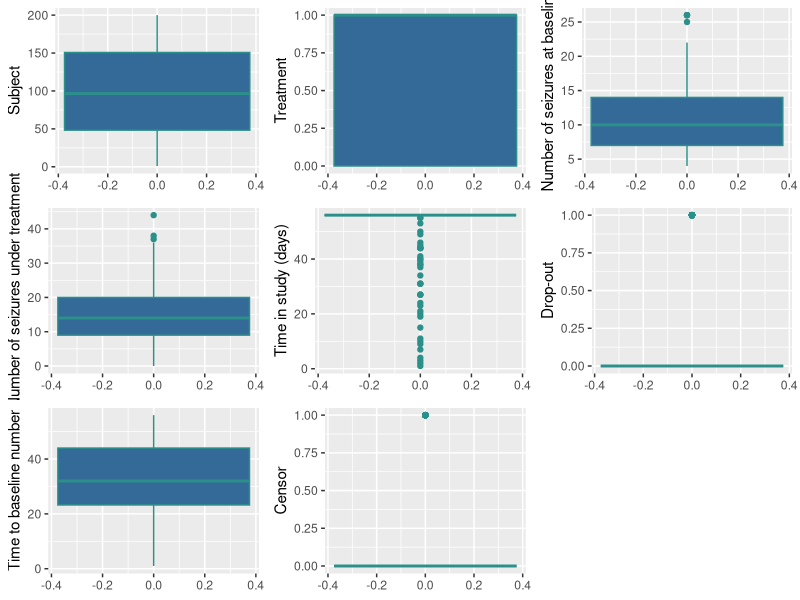
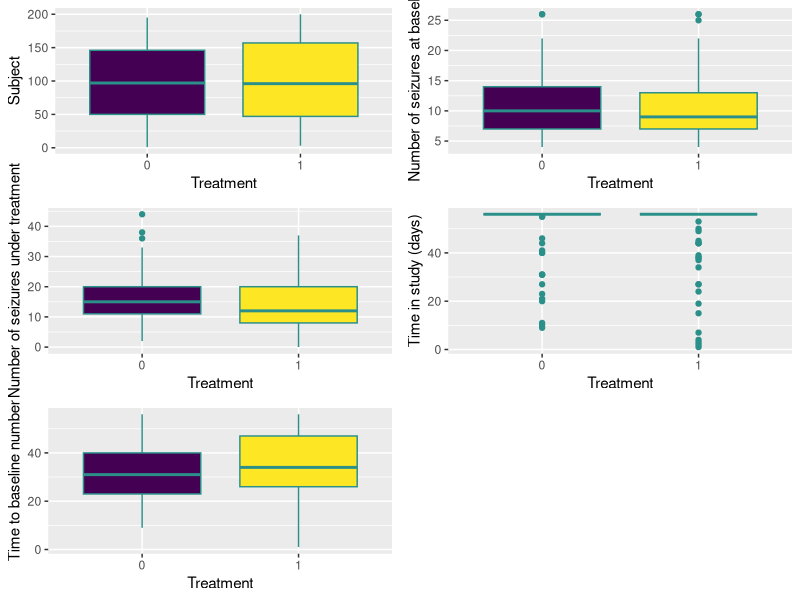
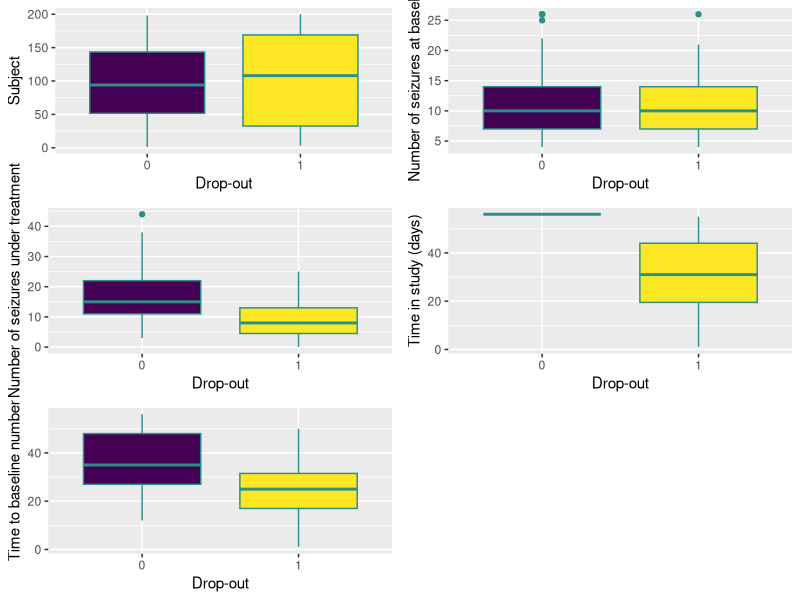
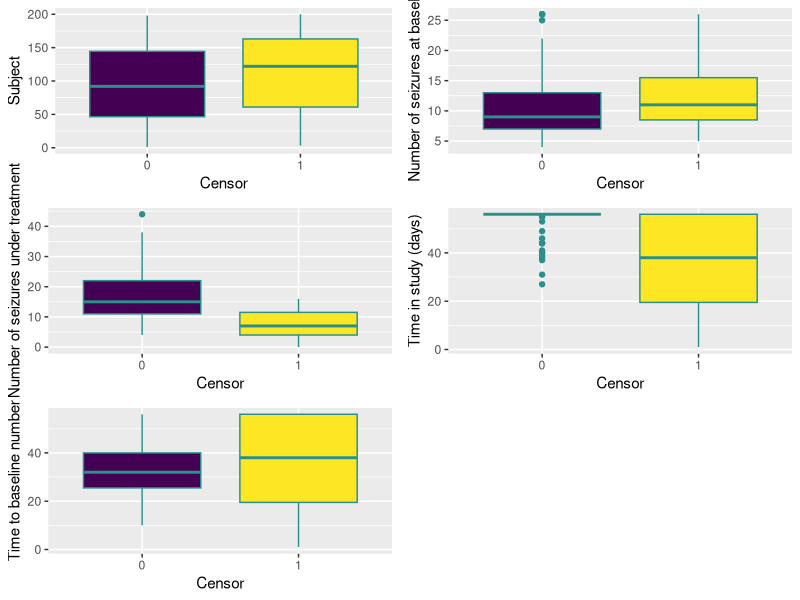

R code for these plots, in order:
#### Epilepsy ####
# Packages
library(tidyverse)
library(gridExtra)

# Data
epilepsy <- read.csv(file = "epilepsy.csv", sep = ";")
epilepsy <- rename(
  .data = epilepsy, 
  seizures_baseline = number.of.seizures.at.baseline, 
  seizures_treatment = number.of.seizures.under.treatment, 
  time_study = time.in.study..days., 
  dropout = drop.out, 
  time_baseline = time.to.baseline.number
)
summary(object = epilepsy)

# Boxplots
## Subject
boxplot_subject <- ggplot(data = epilepsy) + 
  geom_boxplot(mapping = aes(y = subject, colour = 1, fill = 2)) + 
  scale_colour_viridis_c() + 
  guides(colour = FALSE, fill = FALSE) + 
  ylab(label = "Subject")
## Treatment
boxplot_treatment <- ggplot(data = epilepsy) + 
  geom_boxplot(mapping = aes(y = treatment, colour = 1, fill = 2)) + 
  scale_colour_viridis_c() + 
  guides(colour = FALSE, fill = FALSE) + 
  ylab(label = "Treatment")
## Number of seizures at baseline
boxplot_seizures_baseline <- ggplot(data = epilepsy) + 
  geom_boxplot(mapping = aes(y = seizures_baseline, colour = 1, fill = 2)) + 
  scale_colour_viridis_c() + 
  guides(colour = FALSE, fill = FALSE) + 
  ylab(label = "Number of seizures at baseline")
## Number of seizures under treatment
boxplot_seizures_treatment <- ggplot(data = epilepsy) + 
  geom_boxplot(mapping = aes(y = seizures_treatment, colour = 1, fill = 2)) + 
  scale_colour_viridis_c() + 
  guides(colour = FALSE, fill = FALSE) + 
  ylab(label = "Number of seizures under treatment")
## Time in study (days)
boxplot_time_study <- ggplot(data = epilepsy) + 
  geom_boxplot(mapping = aes(y = time_study, colour = 1, fill = 2)) + 
  scale_colour_viridis_c() + 
  guides(colour = FALSE, fill = FALSE) + 
  ylab(label = "Time in study (days)")
## Drop-out
boxplot_dropout <- ggplot(data = epilepsy) + 
  geom_boxplot(mapping = aes(y = dropout, colour = 1, fill = 2)) + 
  scale_colour_viridis_c() + 
  guides(colour = FALSE, fill = FALSE) + 
  ylab(label = "Drop-out")
## Time to baseline number
boxplot_time_baseline <- ggplot(data = epilepsy) + 
  geom_boxplot(mapping = aes(y = time_baseline, colour = 1, fill = 2)) + 
  scale_colour_viridis_c() + 
  guides(colour = FALSE, fill = FALSE) + 
  ylab(label = "Time to baseline number")
## Censor
boxplot_censor <- ggplot(data = epilepsy) + 
  geom_boxplot(mapping = aes(y = censor, colour = 1, fill = 2)) + 
  scale_colour_viridis_c() + 
  guides(colour = FALSE, fill = FALSE) + 
  ylab(label = "Censor")
## Execution
grid.arrange(boxplot_subject, boxplot_treatment, boxplot_seizures_baseline, 
             boxplot_seizures_treatment, boxplot_time_study, boxplot_dropout, 
             boxplot_time_baseline, boxplot_censor)

# Dummy variables as factors
epilepsy$treatment <- as.factor(epilepsy$treatment)
epilepsy$dropout <- as.factor(epilepsy$dropout)
epilepsy$censor <- as.factor(epilepsy$censor)
summary(object = epilepsy)

# Boxplots grouped by treatment
## Subject
boxplot_treatment_subject <- ggplot(data = epilepsy) + 
  geom_boxplot(mapping = aes(x = treatment, y = subject, colour = 1, 
                             fill = treatment)) + 
  scale_colour_viridis_d(aesthetics = "fill") + 
  scale_colour_viridis_c(aesthetics = "colour") +
  guides(colour = FALSE, fill = FALSE) + 
  ylab(label = "Subject") + 
  xlab(label = "Treatment")
## Number of seizures at baseline
boxplot_treatment_seizures_baseline <- ggplot(data = epilepsy) + 
  geom_boxplot(mapping = aes(x = treatment, y = seizures_baseline, colour = 1, 
                             fill = treatment)) + 
  scale_colour_viridis_d(aesthetics = "fill") + 
  scale_colour_viridis_c(aesthetics = "colour") +
  guides(colour = FALSE, fill = FALSE) + 
  ylab(label = "Number of seizures at baseline") + 
  xlab(label = "Treatment")
## Number of seizures under treatment
boxplot_treatment_seizures_treatment <- ggplot(data = epilepsy) + 
  geom_boxplot(mapping = aes(x = treatment, y = seizures_treatment, colour = 1, 
                             fill = treatment)) + 
  scale_colour_viridis_d(aesthetics = "fill") + 
  scale_colour_viridis_c(aesthetics = "colour") +
  guides(colour = FALSE, fill = FALSE) + 
  ylab(label = "Number of seizures under treatment") + 
  xlab(label = "Treatment")
## Time in study (days)
boxplot_treatment_time_study <- ggplot(data = epilepsy) + 
  geom_boxplot(mapping = aes(x = treatment, y = time_study, colour = 1, 
                             fill = treatment)) + 
  scale_colour_viridis_d(aesthetics = "fill") + 
  scale_colour_viridis_c(aesthetics = "colour") +
  guides(colour = FALSE, fill = FALSE) + 
  ylab(label = "Time in study (days)") + 
  xlab(label = "Treatment")
## Time to baseline number
boxplot_treatment_time_baseline <- ggplot(data = epilepsy) + 
  geom_boxplot(mapping = aes(x = treatment, y = time_baseline, colour = 1, 
                             fill = treatment)) + 
  scale_colour_viridis_d(aesthetics = "fill") + 
  scale_colour_viridis_c(aesthetics = "colour") +
  guides(colour = FALSE, fill = FALSE) + 
  ylab(label = "Time to baseline number") + 
  xlab(label = "Treatment")
## Execution
grid.arrange(boxplot_treatment_subject, boxplot_treatment_seizures_baseline, 
             boxplot_treatment_seizures_treatment, boxplot_treatment_time_study, 
             boxplot_treatment_time_baseline)

# Boxplots grouped by drop-out
## Subject
boxplot_dropout_subject <- ggplot(data = epilepsy) + 
  geom_boxplot(mapping = aes(x = dropout, y = subject, colour = 1, 
                             fill = dropout)) + 
  scale_colour_viridis_d(aesthetics = "fill") + 
  scale_colour_viridis_c(aesthetics = "colour") +
  guides(colour = FALSE, fill = FALSE) + 
  ylab(label = "Subject") + 
  xlab(label = "Drop-out")
## Number of seizures at baseline
boxplot_dropout_seizures_baseline <- ggplot(data = epilepsy) + 
  geom_boxplot(mapping = aes(x = dropout, y = seizures_baseline, colour = 1, 
                             fill = dropout)) + 
  scale_colour_viridis_d(aesthetics = "fill") + 
  scale_colour_viridis_c(aesthetics = "colour") +
  guides(colour = FALSE, fill = FALSE) + 
  ylab(label = "Number of seizures at baseline") + 
  xlab(label = "Drop-out")
## Number of seizures under treatment
boxplot_dropout_seizures_treatment <- ggplot(data = epilepsy) + 
  geom_boxplot(mapping = aes(x = dropout, y = seizures_treatment, colour = 1, 
                             fill = dropout)) + 
  scale_colour_viridis_d(aesthetics = "fill") + 
  scale_colour_viridis_c(aesthetics = "colour") +
  guides(colour = FALSE, fill = FALSE) + 
  ylab(label = "Number of seizures under treatment") + 
  xlab(label = "Drop-out")
## Time in study (days)
boxplot_dropout_time_study <- ggplot(data = epilepsy) + 
  geom_boxplot(mapping = aes(x = dropout, y = time_study, colour = 1, 
                             fill = dropout)) + 
  scale_colour_viridis_d(aesthetics = "fill") + 
  scale_colour_viridis_c(aesthetics = "colour") +
  guides(colour = FALSE, fill = FALSE) + 
  ylab(label = "Time in study (days)") + 
  xlab(label = "Drop-out")
## Time to baseline number
boxplot_dropout_time_baseline <- ggplot(data = epilepsy) + 
  geom_boxplot(mapping = aes(x = dropout, y = time_baseline, colour = 1, 
                             fill = dropout)) + 
  scale_colour_viridis_d(aesthetics = "fill") + 
  scale_colour_viridis_c(aesthetics = "colour") +
  guides(colour = FALSE, fill = FALSE) + 
  ylab(label = "Time to baseline number") + 
  xlab(label = "Drop-out")
## Execution
grid.arrange(boxplot_dropout_subject, boxplot_dropout_seizures_baseline, 
             boxplot_dropout_seizures_treatment, boxplot_dropout_time_study, 
             boxplot_dropout_time_baseline)

# Boxplots grouped by censor
## Subject
boxplot_censor_subject <- ggplot(data = epilepsy) + 
  geom_boxplot(mapping = aes(x = censor, y = subject, colour = 1, 
                             fill = censor)) + 
  scale_colour_viridis_d(aesthetics = "fill") + 
  scale_colour_viridis_c(aesthetics = "colour") +
  guides(colour = FALSE, fill = FALSE) + 
  ylab(label = "Subject") + 
  xlab(label = "Censor")
## Number of seizures at baseline
boxplot_censor_seizures_baseline <- ggplot(data = epilepsy) + 
  geom_boxplot(mapping = aes(x = censor, y = seizures_baseline, colour = 1, 
                             fill = censor)) + 
  scale_colour_viridis_d(aesthetics = "fill") + 
  scale_colour_viridis_c(aesthetics = "colour") +
  guides(colour = FALSE, fill = FALSE) + 
  ylab(label = "Number of seizures at baseline") + 
  xlab(label = "Censor")
## Number of seizures under treatment
boxplot_censor_seizures_treatment <- ggplot(data = epilepsy) + 
  geom_boxplot(mapping = aes(x = censor, y = seizures_treatment, colour = 1, 
                             fill = censor)) + 
  scale_colour_viridis_d(aesthetics = "fill") + 
  scale_colour_viridis_c(aesthetics = "colour") +
  guides(colour = FALSE, fill = FALSE) + 
  ylab(label = "Number of seizures under treatment") + 
  xlab(label = "Censor")
## Time in study (days)
boxplot_censor_time_study <- ggplot(data = epilepsy) + 
  geom_boxplot(mapping = aes(x = censor, y = time_study, colour = 1, 
                             fill = censor)) + 
  scale_colour_viridis_d(aesthetics = "fill") + 
  scale_colour_viridis_c(aesthetics = "colour") +
  guides(colour = FALSE, fill = FALSE) + 
  ylab(label = "Time in study (days)") + 
  xlab(label = "Censor")
## Time to baseline number
boxplot_censor_time_baseline <- ggplot(data = epilepsy) + 
  geom_boxplot(mapping = aes(x = censor, y = time_baseline, colour = 1, 
                             fill = censor)) + 
  scale_colour_viridis_d(aesthetics = "fill") + 
  scale_colour_viridis_c(aesthetics = "colour") +
  guides(colour = FALSE, fill = FALSE) + 
  ylab(label = "Time to baseline number") + 
  xlab(label = "Censor")
## Execution
grid.arrange(boxplot_censor_subject, boxplot_censor_seizures_baseline, 
             boxplot_censor_seizures_treatment, boxplot_censor_time_study, 
             boxplot_censor_time_baseline)

